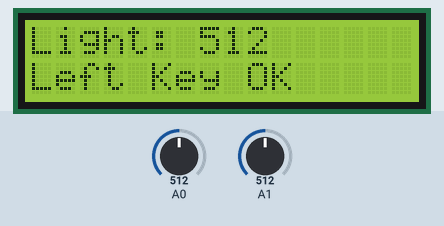
Bench run of a sketch on a simulated Arduino Uno, built with avr-gcc and run on an emulated ATmega328P. Parts: 16×2 character LCD. The test bench sets the inputs (shaded band); at power-on: A0 = 512, A1 = 512.

Above: at 1.2 s.
1.3 s: A0 set to 716
At 3.3 s:
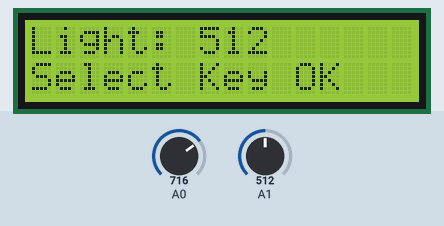
3.6 s: A0 set to 306
At 4.8 s:
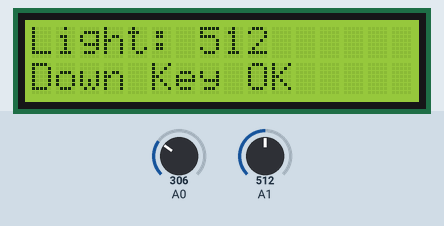
5.7 s: A0 set to 122
At 7.1 s:
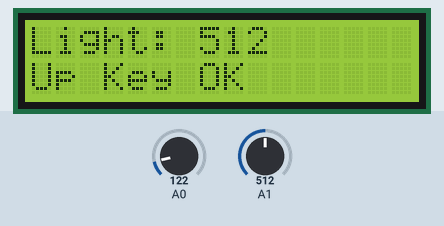
7.7 s: A0 set to 0
At 9.5 s:
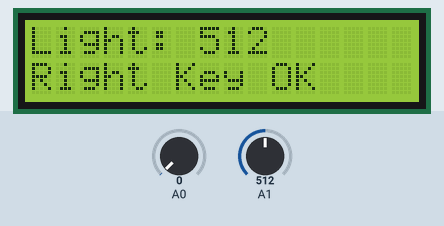
9.8 s: A1 set to 716
At 11.1 s:
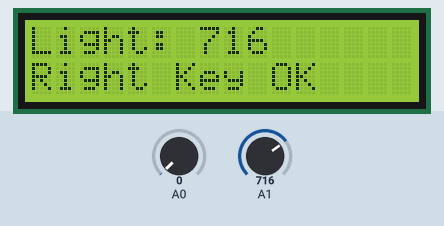
11.8 s: A1 set to 900
At 12.8 s:
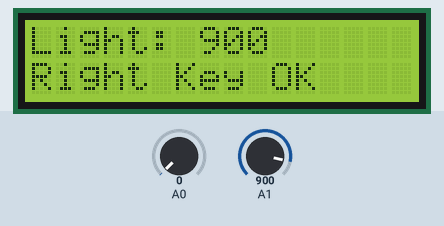
Timing chart, 0 to 14.8 s (numbered marks = the images above; inputs shaded):
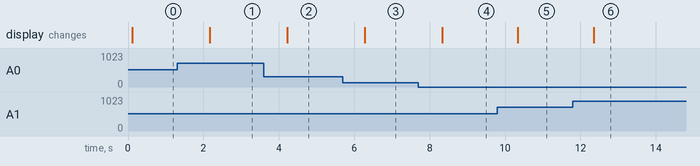

Measured:
- after the input at 1.3 s, the display: changes after 0.87 s (image 1)
- after the input at 3.6 s, the display: changes after 0.63 s (image 2)
- after the input at 5.7 s, the display: changes after 0.58 s (image 3)
- after the input at 7.7 s, the display: changes after 0.64 s (image 4)
- after the input at 9.8 s, the display: changes after 0.54 s (image 5)
- after the input at 11.8 s, the display: changes after 0.55 s (image 6)

The sketch:

sketch_lcd.ino
```cpp
/*
The circuit:
* LCD RS pin to digital pin 8
* LCD Enable pin to digital pin 9
* LCD D4 pin to digital pin 4
* LCD D5 pin to digital pin 5
* LCD D6 pin to digital pin 6
* LCD D7 pin to digital pin 7
* LCD BL pin to digital pin 10
* KEY pin to analogl pin 0
*/
#include <LiquidCrystal.h>

LiquidCrystal lcd(8, 13, 9, 4, 5, 6, 7);
char msgs[5][16] = {
"Right Key OK   ",
"Up Key OK      ",
"Down Key OK    ",
"Left Key OK    ",
"Select Key OK  " };
int adc_key_val[5] ={50, 200, 400, 600, 800 };
int NUM_KEYS = 5;
int adc_key_in;
int key=-1;
int oldkey=-1;

String LeadingZeros(int val, int length)
{
  String strVal = String(val, DEC);
  int diff = length - strVal.length();
  if (diff > 0)
  {
    for (int i = 0; i < diff; i++)
    {
      strVal = "0" + strVal;
    }
  }

  return strVal;
}

void setup()
{
  lcd.begin(16, 2);
  //lcd.setCursor(0,0);
  //lcd.print("Keys testing");
}

void loop()
{
  String str = "Light: " + LeadingZeros(analogRead(1), 3);
  lcd.setCursor(0, 0);
  lcd.print(str);

  adc_key_in = analogRead(0); // read the value from the sensor
  key = get_key(adc_key_in); // convert into key press

  if (key != oldkey) // if keypress is detected
  {
    delay(50); // wait for debounce time

    adc_key_in = analogRead(0); // read the value from the sensor
    key = get_key(adc_key_in); // convert into key press
    //if (key != oldkey)
    {
      lcd.setCursor(0, 1);
      oldkey = key;
      if (key >=0)
      {
        lcd.print(msgs[key]);
      }
    }
  }

  delay(1000);
}

// Convert ADC value to key number
int get_key(unsigned int input)
{
  int k;

  for (k = 0; k < NUM_KEYS; k++)
  {
    if (input < adc_key_val[k])
    {
      break;
    }
  }

  if (k >= NUM_KEYS) k = -1; // No valid key pressed

  return k;
}
```
